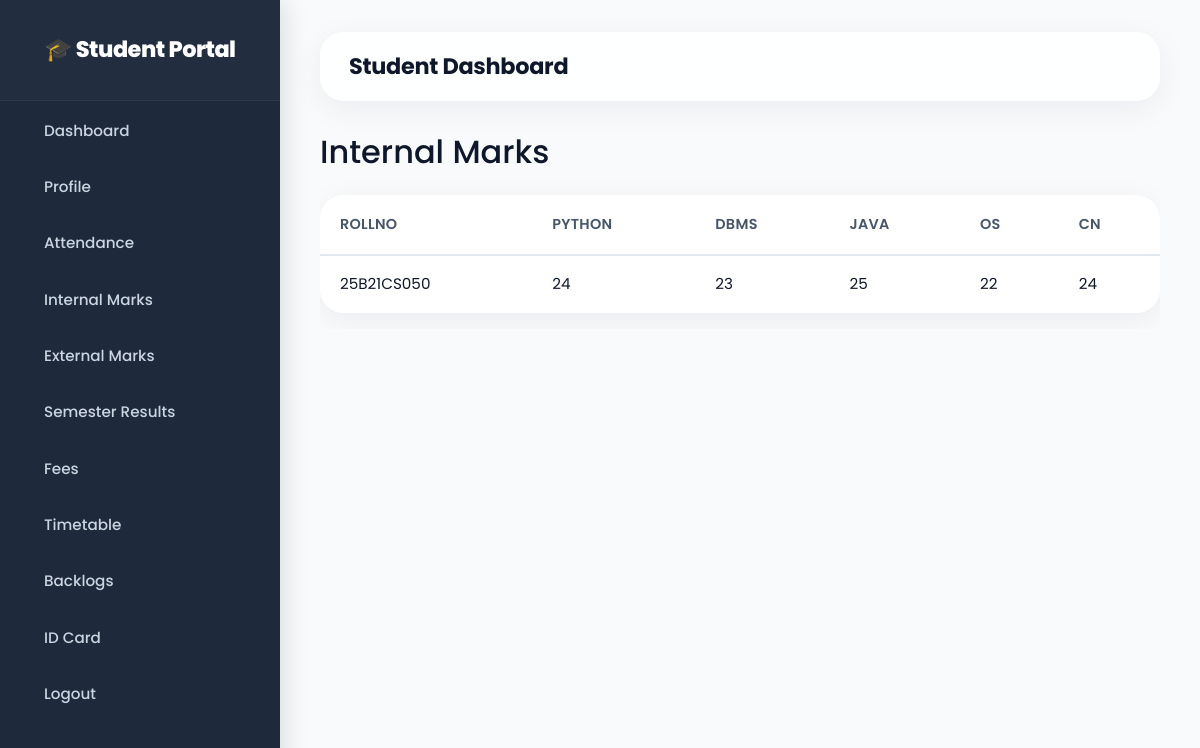
The app's page /internal (signed in) with its own data.
### tables this page shows
CREATE TABLE "internal_marks" (
"RollNo" TEXT,
  "Python" INTEGER,
  "DBMS" INTEGER,
  "Java" INTEGER,
  "OS" INTEGER,
  "CN" INTEGER
);

### app.py (the view)
@app.route("/internal")
def internal():
    if not check_login():
        return redirect("/login")
    data = get_student_records("internal_marks", session["rollno"])
    return render_template(
        "internal_marks.html",
        data=data
    )

### app.py (called while the page is built)
def get_db_connection():
    conn = sqlite3.connect(DB_FILE)
    conn.row_factory = sqlite3.Row
    return conn

def check_login():
    return "rollno" in session

def get_student_records(table_name, rollno):
    conn = get_db_connection()
    cur = conn.cursor()
    cur.execute(f"SELECT * FROM {table_name} WHERE RollNo = ?", (rollno,))
    rows = cur.fetchall()
    conn.close()
    return [dict(row) for row in rows]

### templates/internal_marks.html (shortened to what this page needs)
{% extends 'base.html' %}
{% block content %}
<h2>Internal Marks</h2>
<div class="table-responsive">
  <table class="table table-hover table-bordered">
    <thead>
      <tr>
        {% for col in data[0].keys() %}
          <th>{{ col }}</th>
        {% endfor %}
      </tr>
    </thead>
    <tbody>
      {% for row in data %}
        <tr>
          {% for value in row.values() %}
            <td>{{ value }}</td>
          {% endfor %}
        </tr>
      {% endfor %}
    </tbody>
  </table>
</div>
{% endblock %}

### templates/base.html (style rules this page uses)
* { font-family: 'Poppins', 'Segoe UI', system-ui, -apple-system, sans-serif; margin: 0; padding: 0; box-sizing: border-box; }
body { background: #f8fafc; color: #0f172a; transition: background 0.3s ease; line-height: 1.6; }

### templates/internal_marks.html (style rules this page uses)
.table { background: #ffffff; border-radius: 24px; overflow: hidden; box-shadow: 0 8px 32px rgba(15, 23, 42, 0.06); border: 1px solid rgba(226, 232, 240, 0.6); width: 100%; border-collapse: separate; border-spacing: 0; margin-top: 16px; font-size: 0.95rem; }
.table-bordered { border: none; }
.table-bordered th, .table-bordered td { border: none; }
.table thead { background: linear-gradient(145deg, #f1f5f9, #e2e8f0); color: #0f172a; }
.table thead th { font-weight: 600; font-size: 0.9rem; text-transform: uppercase; letter-spacing: 0.3px; color: #475569; padding: 18px 20px; border-bottom: 2px solid #e2e8f0; text-align: left; white-space: nowrap; }
.table tbody td { padding: 16px 20px; border-bottom: 1px solid #f1f5f9; color: #0f172a; vertical-align: middle; }
.table tbody tr:last-child td { border-bottom: none; }
.table-hover tbody tr { transition: background 0.2s ease; }
.table * { box-sizing: border-box; }

### records on screen
internal_marks: RollNo "25B21CS050", values "24" "23" "25" "22" "24"

### other values on screen
{{ col }} "ROLLNO" "PYTHON" "DBMS" "JAVA" "OS" "CN"
